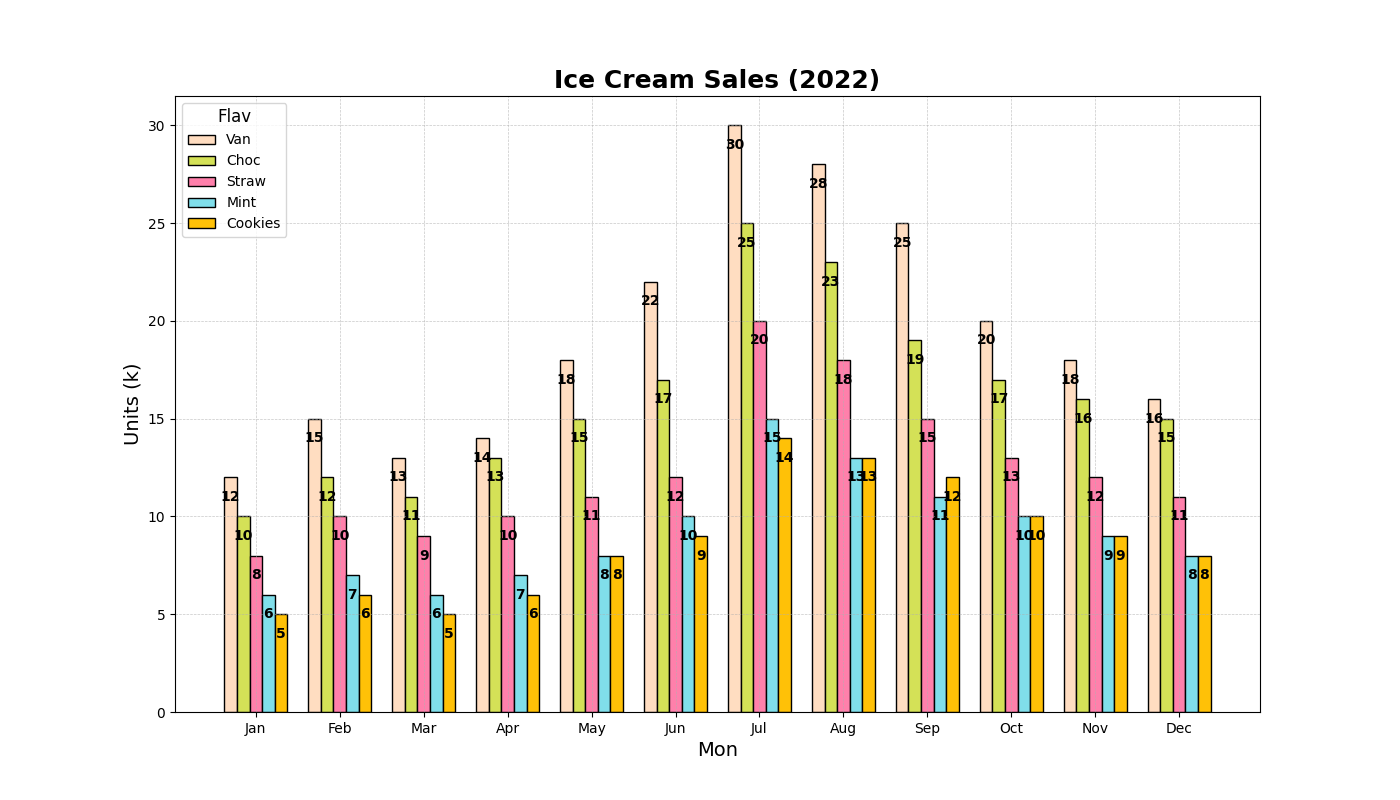

Generate this figure with Python:
import numpy as np
import matplotlib.pyplot as plt

# Data: Monthly Sales (2022)
months = np.array(['Jan', 'Feb', 'Mar', 'Apr', 'May', 'Jun', 'Jul', 'Aug', 'Sep', 'Oct', 'Nov', 'Dec'])
flavors = ['Van', 'Choc', 'Straw', 'Mint', 'Cookies']

# Define sales data in thousand units
vanilla_sales = np.array([12, 15, 13, 14, 18, 22, 30, 28, 25, 20, 18, 16])
chocolate_sales = np.array([10, 12, 11, 13, 15, 17, 25, 23, 19, 17, 16, 15])
strawberry_sales = np.array([8, 10, 9, 10, 11, 12, 20, 18, 15, 13, 12, 11])
mint_sales = np.array([6, 7, 6, 7, 8, 10, 15, 13, 11, 10, 9, 8])
cookies_cream_sales = np.array([5, 6, 5, 6, 8, 9, 14, 13, 12, 10, 9, 8])

sales_data = [vanilla_sales, chocolate_sales, strawberry_sales, mint_sales, cookies_cream_sales]
colors = ['#FFDDC1', '#D4E157', '#FF80AB', '#80DEEA', '#FFC107']

fig, ax = plt.subplots(figsize=(14, 8))

# Plotting grouped bar chart
n_flavors = len(flavors)
bar_width = 0.15
x_indices = np.arange(len(months))

for i, (sales, color) in enumerate(zip(sales_data, colors)):
    ax.bar(x_indices + i * bar_width, sales, width=bar_width, label=flavors[i], color=color, edgecolor='black')

ax.set_title("Ice Cream Sales (2022)", fontsize=18, fontweight='bold')
ax.set_xlabel("Mon", fontsize=14)
ax.set_ylabel("Units (k)", fontsize=14)
ax.set_xticks(x_indices + bar_width * (n_flavors - 1) / 2)
ax.set_xticklabels(months)
ax.legend(title='Flav', title_fontsize=12, fontsize=10, loc='upper left')

ax.grid(True, which='both', linestyle='--', linewidth=0.5, alpha=0.7)
ax.text(7, 75, 'Summer Surge', fontsize=12, style='italic', color='darkblue',
        bbox=dict(facecolor='lightyellow', edgecolor='darkblue', boxstyle='round,pad=0.2'))
ax.text(1, 50, 'Winter Dip', fontsize=12, style='italic', color='darkblue',
        bbox=dict(facecolor='lightyellow', edgecolor='darkblue', boxstyle='round,pad=0.2'))

def annotate_bars(ax):
    for bar in ax.patches:
        ax.annotate(f'{bar.get_height():.0f}', 
                    (bar.get_x() + bar.get_width() / 2, bar.get_height() - 1), 
                    ha='center', va='center', fontsize=10, color='black', 
                    fontweight='bold', rotation=0)

annotate_bars(ax)

plt.tight_layout()
plt.show()
